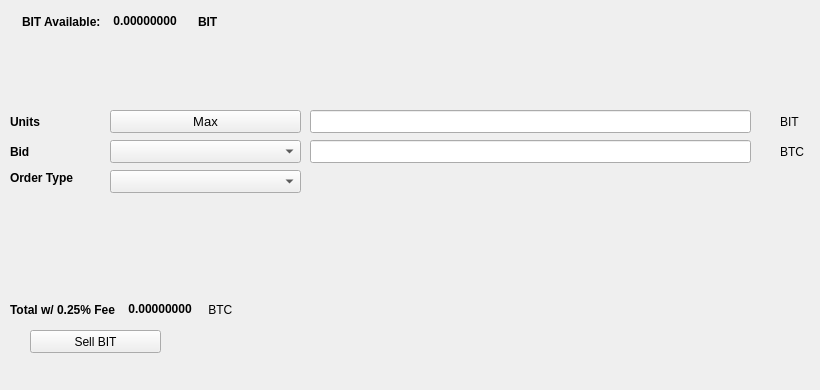
   <widget class="QWidget" name="SellTab">
    <attribute name="title">
     <string>Sell</string>
    </attribute>
    <widget class="QLabel" name="label_16">
     <property name="geometry">
      <rect>
       <x>780</x>
       <y>140</y>
       <width>31</width>
       <height>23</height>
      </rect>
     </property>
     <property name="text">
      <string>BTC</string>
     </property>
    </widget>
    <widget class="QComboBox" name="SellBidcomboBox">
     <property name="geometry">
      <rect>
       <x>110</x>
       <y>140</y>
       <width>191</width>
       <height>23</height>
      </rect>
     </property>
     <property name="font">
      <font>
       <pointsize>10</pointsize>
      </font>
     </property>
    </widget>
    <widget class="QLabel" name="label_18">
     <property name="geometry">
      <rect>
       <x>10</x>
       <y>110</y>
       <width>46</width>
       <height>23</height>
      </rect>
     </property>
     <property name="font">
      <font>
       <weight>75</weight>
       <bold>true</bold>
      </font>
     </property>
     <property name="text">
      <string>Units</string>
     </property>
    </widget>
    <widget class="QPushButton" name="Sell_Max_Amount">
     <property name="geometry">
      <rect>
       <x>110</x>
       <y>110</y>
       <width>191</width>
       <height>23</height>
      </rect>
     </property>
     <property name="font">
      <font>
       <pointsize>10</pointsize>
      </font>
     </property>
     <property name="text">
      <string>Max</string>
     </property>
    </widget>
    <widget class="QLabel" name="label_20">
     <property name="geometry">
      <rect>
       <x>10</x>
       <y>170</y>
       <width>91</width>
       <height>16</height>
      </rect>
     </property>
     <property name="font">
      <font>
       <weight>75</weight>
       <bold>true</bold>
      </font>
     </property>
     <property name="text">
      <string>Order Type</string>
     </property>
    </widget>
    <widget class="QComboBox" name="SellOrdertypeCombo">
     <property name="geometry">
      <rect>
       <x>110</x>
       <y>170</y>
       <width>191</width>
       <height>23</height>
      </rect>
     </property>
     <property name="font">
      <font>
       <pointsize>10</pointsize>
      </font>
     </property>
    </widget>
    <widget class="QLabel" name="label_21">
     <property name="geometry">
      <rect>
       <x>10</x>
       <y>140</y>
       <width>46</width>
       <height>23</height>
      </rect>
     </property>
     <property name="font">
      <font>
       <weight>75</weight>
       <bold>true</bold>
      </font>
     </property>
     <property name="text">
      <string>Bid</string>
     </property>
    </widget>
    <widget class="QLabel" name="label_22">
     <property name="geometry">
      <rect>
       <x>780</x>
       <y>110</y>
       <width>31</width>
       <height>23</height>
      </rect>
     </property>
     <property name="text">
      <string>BIT</string>
     </property>
    </widget>
    <widget class="QLineEdit" name="UnitsInputPIV">
     <property name="geometry">
      <rect>
       <x>310</x>
       <y>110</y>
       <width>441</width>
       <height>23</height>
      </rect>
     </property>
     <property name="font">
      <font>
       <pointsize>9</pointsize>
       <weight>75</weight>
       <bold>true</bold>
      </font>
     </property>
    </widget>
    <widget class="QLineEdit" name="SellBidPriceEdit">
     <property name="geometry">
      <rect>
       <x>310</x>
       <y>140</y>
       <width>441</width>
       <height>23</height>
      </rect>
     </property>
     <property name="font">
      <font>
       <pointsize>9</pointsize>
       <weight>75</weight>
       <bold>true</bold>
      </font>
     </property>
    </widget>
    <widget class="QPushButton" name="SellPIVBTN">
     <property name="geometry">
      <rect>
       <x>30</x>
       <y>330</y>
       <width>131</width>
       <height>23</height>
      </rect>
     </property>
     <property name="text">
      <string>Sell BIT</string>
     </property>
     <property name="icon">
      <iconset resource="../BitMoney">
       <normaloff>:/icons/bitcoin</normaloff>:/icons/bitcoin</iconset>
     </property>
    </widget>
    <widget class="QWidget" name="layoutWidget3">
     <property name="geometry">
      <rect>
       <x>22</x>
       <y>12</y>
       <width>258</width>
       <height>19</height>
      </rect>
     </property>
     <layout class="QHBoxLayout" name="horizontalLayout">
      <item>
       <widget class="QLabel" name="label232_2">
        <property name="font">
         <font>
          <weight>75</weight>
          <bold>true</bold>
         </font>
        </property>
        <property name="text">
         <string>BIT Available:</string>
        </property>
       </widget>
      </item>
      <item>
       <widget class="QLabel" name="PIVAvailableLabel">
        <property name="palette">
         <palette>
          <active>
           <colorrole role="WindowText">
            <brush brushstyle="SolidPattern">
             <color alpha="255">
              <red>0</red>
              <green>0</green>
              <blue>0</blue>
             </color>
            </brush>
           </colorrole>
           <colorrole role="Button">
            <brush brushstyle="SolidPattern">
             <color alpha="255">
              <red>0</red>
              <green>170</green>
              <blue>0</blue>
             </color>
            </brush>
           </colorrole>
           <colorrole role="Light">
            <brush brushstyle="SolidPattern">
             <color alpha="255">
              <red>0</red>
              <green>255</green>
              <blue>0</blue>
             </color>
            </brush>
           </colorrole>
           <colorrole role="Midlight">
            <brush brushstyle="SolidPattern">
             <color alpha="255">
              <red>0</red>
              <green>212</green>
              <blue>0</blue>
             </color>
            </brush>
           </colorrole>
           <colorrole role="Dark">
            <brush brushstyle="SolidPattern">
             <color alpha="255">
              <red>0</red>
              <green>85</green>
              <blue>0</blue>
             </color>
            </brush>
           </colorrole>
           <colorrole role="Mid">
            <brush brushstyle="SolidPattern">
             <color alpha="255">
              <red>0</red>
              <green>113</green>
              <blue>0</blue>
             </color>
            </brush>
           </colorrole>
           <colorrole role="Text">
            <brush brushstyle="SolidPattern">
             <color alpha="255">
              <red>0</red>
              <green>170</green>
              <blue>0</blue>
             </color>
            </brush>
           </colorrole>
           <colorrole role="BrightText">
            <brush brushstyle="SolidPattern">
             <color alpha="255">
              <red>255</red>
              <green>255</green>
              <blue>255</blue>
             </color>
            </brush>
           </colorrole>
           <colorrole role="ButtonText">
            <brush brushstyle="SolidPattern">
             <color alpha="255">
              <red>0</red>
              <green>0</green>
              <blue>0</blue>
             </color>
            </brush>
           </colorrole>
           <colorrole role="Base">
            <brush brushstyle="SolidPattern">
             <color alpha="255">
              <red>255</red>
              <green>255</green>
              <blue>255</blue>
             </color>
            </brush>
           </colorrole>
           <colorrole role="Window">
            <brush brushstyle="SolidPattern">
             <color alpha="255">
              <red>0</red>
              <green>170</green>
              <blue>0</blue>
             </color>
            </brush>
           </colorrole>
           <colorrole role="Shadow">
            <brush brushstyle="SolidPattern">
             <color alpha="255">
              <red>0</red>
              <green>0</green>
              <blue>0</blue>
             </color>
            </brush>
           </colorrole>
           <colorrole role="AlternateBase">
            <brush brushstyle="SolidPattern">
             <color alpha="255">
              <red>127</red>
              <green>212</green>
              <blue>127</blue>
             </color>
            </brush>
           </colorrole>
           <colorrole role="ToolTipBase">
            <brush brushstyle="SolidPattern">
             <color alpha="255">
              <red>255</red>
              <green>255</green>
              <blue>220</blue>
             </color>
            </brush>
           </colorrole>
           <colorrole role="ToolTipText">
            <brush brushstyle="SolidPattern">
             <color alpha="255">
              <red>0</red>
              <green>0</green>
              <blue>0</blue>
             </color>
            </brush>
           </colorrole>
          </active>
          <inactive>
           <colorrole role="WindowText">
            <brush brushstyle="SolidPattern">
             <color alpha="255">
              <red>0</red>
              <green>0</green>
              <blue>0</blue>
             </color>
            </brush>
           </colorrole>
           <colorrole role="Button">
            <brush brushstyle="SolidPattern">
             <color alpha="255">
              <red>0</red>
              <green>170</green>
              <blue>0</blue>
             </color>
            </brush>
           </colorrole>
           <colorrole role="Light">
            <brush brushstyle="SolidPattern">
             <color alpha="255">
              <red>0</red>
              <green>255</green>
              <blue>0</blue>
             </color>
            </brush>
           </colorrole>
           <colorrole role="Midlight">
            <brush brushstyle="SolidPattern">
             <color alpha="255">
              <red>0</red>
              <green>212</green>
              <blue>0</blue>
             </color>
            </brush>
           </colorrole>
           <colorrole role="Dark">
            <brush brushstyle="SolidPattern">
             <color alpha="255">
              <red>0</red>
              <green>85</green>
              <blue>0</blue>
             </color>
            </brush>
           </colorrole>
           <colorrole role="Mid">
            <brush brushstyle="SolidPattern">
             <color alpha="255">
              <red>0</red>
              <green>113</green>
              <blue>0</blue>
             </color>
            </brush>
           </colorrole>
           <colorrole role="Text">
            <brush brushstyle="SolidPattern">
             <color alpha="255">
              <red>0</red>
              <green>170</green>
              <blue>0</blue>
             </color>
            </brush>
           </colorrole>
           <colorrole role="BrightText">
            <brush brushstyle="SolidPattern">
             <color alpha="255">
              <red>255</red>
              <green>255</green>
              <blue>255</blue>
             </color>
            </brush>
           </colorrole>
           <colorrole role="ButtonText">
            <brush brushstyle="SolidPattern">
             <color alpha="255">
              <red>0</red>
              <green>0</green>
              <blue>0</blue>
             </color>
            </brush>
           </colorrole>
           <colorrole role="Base">
            <brush brushstyle="SolidPattern">
             <color alpha="255">
              <red>255</red>
              <green>255</green>
              <blue>255</blue>
             </color>
            </brush>
           </colorrole>
           <colorrole role="Window">
            <brush brushstyle="SolidPattern">
             <color alpha="255">
              <red>0</red>
              <green>170</green>
              <blue>0</blue>
             </color>
            </brush>
           </colorrole>
           <colorrole role="Shadow">
            <brush brushstyle="SolidPattern">
             <color alpha="255">
              <red>0</red>
              <green>0</green>
              <blue>0</blue>
             </color>
            </brush>
           </colorrole>
           <colorrole role="AlternateBase">
            <brush brushstyle="SolidPattern">
             <color alpha="255">
              <red>127</red>
              <green>212</green>
              <blue>127</blue>
             </color>
            </brush>
           </colorrole>
           <colorrole role="ToolTipBase">
            <brush brushstyle="SolidPattern">
             <color alpha="255">
              <red>255</red>
              <green>255</green>
              <blue>220</blue>
             </color>
            </brush>
           </colorrole>
           <colorrole role="ToolTipText">
            <brush brushstyle="SolidPattern">
             <color alpha="255">
              <red>0</red>
              <green>0</green>
              <blue>0</blue>
             </color>
            </brush>
           </colorrole>
          </inactive>
          <disabled>
           <colorrole role="WindowText">
            <brush brushstyle="SolidPattern">
             <color alpha="255">
              <red>0</red>
              <green>85</green>
              <blue>0</blue>
             </color>
            </brush>
           </colorrole>
           <colorrole role="Button">
            <brush brushstyle="SolidPattern">
             <color alpha="255">
              <red>0</red>
              <green>170</green>
              <blue>0</blue>
             </color>
            </brush>
           </colorrole>
           <colorrole role="Light">
            <brush brushstyle="SolidPattern">
             <color alpha="255">
              <red>0</red>
              <green>255</green>
              <blue>0</blue>
             </color>
            </brush>
           </colorrole>
           <colorrole role="Midlight">
            <brush brushstyle="SolidPattern">
             <color alpha="255">
              <red>0</red>
              <green>212</green>
              <blue>0</blue>
             </color>
            </brush>
           </colorrole>
           <colorrole role="Dark">
            <brush brushstyle="SolidPattern">
             <color alpha="255">
              <red>0</red>
              <green>85</green>
              <blue>0</blue>
             </color>
            </brush>
           </colorrole>
           <colorrole role="Mid">
            <brush brushstyle="SolidPattern">
             <color alpha="255">
              <red>0</red>
              <green>113</green>
              <blue>0</blue>
             </color>
            </brush>
           </colorrole>
           <colorrole role="Text">
            <brush brushstyle="SolidPattern">
             <color alpha="255">
              <red>0</red>
              <green>85</green>
              <blue>0</blue>
             </color>
            </brush>
           </colorrole>
           <colorrole role="BrightText">
            <brush brushstyle="SolidPattern">
             <color alpha="255">
              <red>255</red>
              <green>255</green>
              <blue>255</blue>
             </color>
            </brush>
           </colorrole>
           <colorrole role="ButtonText">
            <brush brushstyle="SolidPattern">
             <color alpha="255">
              <red>0</red>
              <green>85</green>
              <blue>0</blue>
             </color>
            </brush>
           </colorrole>
           <colorrole role="Base">
            <brush brushstyle="SolidPattern">
             <color alpha="255">
              <red>0</red>
              <green>170</green>
              <blue>0</blue>
             </color>
            </brush>
           </colorrole>
           <colorrole role="Window">
            <brush brushstyle="SolidPattern">
             <color alpha="255">
              <red>0</red>
              <green>170</green>
              <blue>0</blue>
             </color>
            </brush>
           </colorrole>
           <colorrole role="Shadow">
            <brush brushstyle="SolidPattern">
             <color alpha="255">
              <red>0</red>
              <green>0</green>
              <blue>0</blue>
             </color>
            </brush>
           </colorrole>
           <colorrole role="AlternateBase">
            <brush brushstyle="SolidPattern">
             <color alpha="255">
              <red>0</red>
              <green>170</green>
              <blue>0</blue>
             </color>
            </brush>
           </colorrole>
           <colorrole role="ToolTipBase">
            <brush brushstyle="SolidPattern">
             <color alpha="255">
              <red>255</red>
              <green>255</green>
              <blue>220</blue>
             </color>
            </brush>
           </colorrole>
           <colorrole role="ToolTipText">
            <brush brushstyle="SolidPattern">
             <color alpha="255">
              <red>0</red>
              <green>0</green>
              <blue>0</blue>
             </color>
            </brush>
           </colorrole>
          </disabled>
         </palette>
        </property>
        <property name="font">
         <font>
          <weight>75</weight>
          <bold>true</bold>
         </font>
        </property>
        <property name="text">
         <string> 0.00000000 </string>
        </property>
        <property name="textInteractionFlags">
         <set>Qt::LinksAccessibleByMouse|Qt::TextSelectableByKeyboard|Qt::TextSelectableByMouse</set>
        </property>
       </widget>
      </item>
      <item>
       <widget class="QLabel" name="labelPIV">
        <property name="font">
         <font>
          <weight>75</weight>
          <bold>true</bold>
         </font>
        </property>
        <property name="text">
         <string>BIT</string>
        </property>
       </widget>
      </item>
     </layout>
    </widget>
    <widget class="QWidget" name="layoutWidget">
     <property name="geometry">
      <rect>
       <x>10</x>
       <y>300</y>
       <width>268</width>
       <height>19</height>
      </rect>
     </property>
     <layout class="QHBoxLayout" name="horizontalLayout_2">
      <item>
       <widget class="QLabel" name="label_19">
        <property name="font">
         <font>
          <weight>75</weight>
          <bold>true</bold>
         </font>
        </property>
        <property name="text">
         <string>Total w/ 0.25% Fee </string>
        </property>
       </widget>
      </item>
      <item>
       <widget class="QLabel" name="SellCostLabel">
        <property name="palette">
         <palette>
          <active>
           <colorrole role="WindowText">
            <brush brushstyle="SolidPattern">
             <color alpha="255">
              <red>0</red>
              <green>0</green>
              <blue>0</blue>
             </color>
            </brush>
           </colorrole>
           <colorrole role="Button">
            <brush brushstyle="SolidPattern">
             <color alpha="255">
              <red>0</red>
              <green>170</green>
              <blue>0</blue>
             </color>
            </brush>
           </colorrole>
           <colorrole role="Light">
            <brush brushstyle="SolidPattern">
             <color alpha="255">
              <red>0</red>
              <green>255</green>
              <blue>0</blue>
             </color>
            </brush>
           </colorrole>
           <colorrole role="Midlight">
            <brush brushstyle="SolidPattern">
             <color alpha="255">
              <red>0</red>
              <green>212</green>
              <blue>0</blue>
             </color>
            </brush>
           </colorrole>
           <colorrole role="Dark">
            <brush brushstyle="SolidPattern">
             <color alpha="255">
              <red>0</red>
              <green>85</green>
              <blue>0</blue>
             </color>
            </brush>
           </colorrole>
           <colorrole role="Mid">
            <brush brushstyle="SolidPattern">
             <color alpha="255">
              <red>0</red>
              <green>113</green>
              <blue>0</blue>
             </color>
            </brush>
           </colorrole>
           <colorrole role="Text">
            <brush brushstyle="SolidPattern">
             <color alpha="255">
              <red>0</red>
              <green>170</green>
              <blue>0</blue>
             </color>
            </brush>
           </colorrole>
           <colorrole role="BrightText">
            <brush brushstyle="SolidPattern">
             <color alpha="255">
              <red>255</red>
              <green>255</green>
              <blue>255</blue>
             </color>
            </brush>
           </colorrole>
           <colorrole role="ButtonText">
            <brush brushstyle="SolidPattern">
             <color alpha="255">
              <red>0</red>
              <green>0</green>
              <blue>0</blue>
             </color>
            </brush>
           </colorrole>
           <colorrole role="Base">
            <brush brushstyle="SolidPattern">
             <color alpha="255">
              <red>255</red>
              <green>255</green>
              <blue>255</blue>
             </color>
            </brush>
           </colorrole>
           <colorrole role="Window">
            <brush brushstyle="SolidPattern">
             <color alpha="255">
              <red>0</red>
              <green>170</green>
              <blue>0</blue>
             </color>
            </brush>
           </colorrole>
           <colorrole role="Shadow">
            <brush brushstyle="SolidPattern">
             <color alpha="255">
              <red>0</red>
              <green>0</green>
              <blue>0</blue>
             </color>
            </brush>
           </colorrole>
           <colorrole role="AlternateBase">
            <brush brushstyle="SolidPattern">
             <color alpha="255">
              <red>127</red>
              <green>212</green>
              <blue>127</blue>
             </color>
            </brush>
           </colorrole>
           <colorrole role="ToolTipBase">
            <brush brushstyle="SolidPattern">
             <color alpha="255">
              <red>255</red>
              <green>255</green>
              <blue>220</blue>
             </color>
            </brush>
           </colorrole>
           <colorrole role="ToolTipText">
            <brush brushstyle="SolidPattern">
             <color alpha="255">
              <red>0</red>
              <green>0</green>
              <blue>0</blue>
             </color>
            </brush>
           </colorrole>
          </active>
          <inactive>
           <colorrole role="WindowText">
            <brush brushstyle="SolidPattern">
             <color alpha="255">
              <red>0</red>
              <green>0</green>
              <blue>0</blue>
             </color>
            </brush>
           </colorrole>
           <colorrole role="Button">
            <brush brushstyle="SolidPattern">
             <color alpha="255">
              <red>0</red>
              <green>170</green>
              <blue>0</blue>
             </color>
            </brush>
           </colorrole>
           <colorrole role="Light">
            <brush brushstyle="SolidPattern">
             <color alpha="255">
              <red>0</red>
              <green>255</green>
              <blue>0</blue>
             </color>
            </brush>
           </colorrole>
           <colorrole role="Midlight">
            <brush brushstyle="SolidPattern">
             <color alpha="255">
              <red>0</red>
              <green>212</green>
              <blue>0</blue>
             </color>
            </brush>
           </colorrole>
           <colorrole role="Dark">
            <brush brushstyle="SolidPattern">
             <color alpha="255">
              <red>0</red>
              <green>85</green>
              <blue>0</blue>
             </color>
            </brush>
           </colorrole>
           <colorrole role="Mid">
            <brush brushstyle="SolidPattern">
             <color alpha="255">
              <red>0</red>
              <green>113</green>
              <blue>0</blue>
             </color>
            </brush>
           </colorrole>
           <colorrole role="Text">
            <brush brushstyle="SolidPattern">
             <color alpha="255">
              <red>0</red>
              <green>170</green>
              <blue>0</blue>
             </color>
            </brush>
           </colorrole>
           <colorrole role="BrightText">
            <brush brushstyle="SolidPattern">
             <color alpha="255">
              <red>255</red>
              <green>255</green>
              <blue>255</blue>
             </color>
            </brush>
           </colorrole>
           <colorrole role="ButtonText">
            <brush brushstyle="SolidPattern">
             <color alpha="255">
              <red>0</red>
              <green>0</green>
              <blue>0</blue>
             </color>
            </brush>
           </colorrole>
           <colorrole role="Base">
            <brush brushstyle="SolidPattern">
             <color alpha="255">
              <red>255</red>
              <green>255</green>
              <blue>255</blue>
             </color>
            </brush>
           </colorrole>
           <colorrole role="Window">
            <brush brushstyle="SolidPattern">
             <color alpha="255">
              <red>0</red>
              <green>170</green>
              <blue>0</blue>
             </color>
            </brush>
           </colorrole>
           <colorrole role="Shadow">
            <brush brushstyle="SolidPattern">
             <color alpha="255">
              <red>0</red>
              <green>0</green>
              <blue>0</blue>
             </color>
            </brush>
           </colorrole>
           <colorrole role="AlternateBase">
            <brush brushstyle="SolidPattern">
             <color alpha="255">
              <red>127</red>
              <green>212</green>
              <blue>127</blue>
             </color>
            </brush>
           </colorrole>
           <colorrole role="ToolTipBase">
            <brush brushstyle="SolidPattern">
             <color alpha="255">
              <red>255</red>
              <green>255</green>
              <blue>220</blue>
             </color>
            </brush>
           </colorrole>
           <colorrole role="ToolTipText">
            <brush brushstyle="SolidPattern">
             <color alpha="255">
              <red>0</red>
              <green>0</green>
              <blue>0</blue>
             </color>
            </brush>
           </colorrole>
          </inactive>
          <disabled>
           <colorrole role="WindowText">
            <brush brushstyle="SolidPattern">
             <color alpha="255">
              <red>0</red>
              <green>85</green>
              <blue>0</blue>
             </color>
            </brush>
           </colorrole>
           <colorrole role="Button">
            <brush brushstyle="SolidPattern">
             <color alpha="255">
              <red>0</red>
              <green>170</green>
              <blue>0</blue>
             </color>
            </brush>
           </colorrole>
           <colorrole role="Light">
            <brush brushstyle="SolidPattern">
             <color alpha="255">
              <red>0</red>
              <green>255</green>
              <blue>0</blue>
             </color>
            </brush>
           </colorrole>
           <colorrole role="Midlight">
            <brush brushstyle="SolidPattern">
             <color alpha="255">
              <red>0</red>
              <green>212</green>
              <blue>0</blue>
             </color>
            </brush>
           </colorrole>
           <colorrole role="Dark">
            <brush brushstyle="SolidPattern">
             <color alpha="255">
              <red>0</red>
              <green>85</green>
              <blue>0</blue>
             </color>
            </brush>
           </colorrole>
           <colorrole role="Mid">
            <brush brushstyle="SolidPattern">
             <color alpha="255">
              <red>0</red>
              <green>113</green>
              <blue>0</blue>
             </color>
            </brush>
           </colorrole>
           <colorrole role="Text">
            <brush brushstyle="SolidPattern">
             <color alpha="255">
              <red>0</red>
              <green>85</green>
              <blue>0</blue>
             </color>
            </brush>
           </colorrole>
           <colorrole role="BrightText">
            <brush brushstyle="SolidPattern">
             <color alpha="255">
              <red>255</red>
              <green>255</green>
              <blue>255</blue>
             </color>
            </brush>
           </colorrole>
           <colorrole role="ButtonText">
            <brush brushstyle="SolidPattern">
             <color alpha="255">
              <red>0</red>
              <green>85</green>
              <blue>0</blue>
             </color>
            </brush>
           </colorrole>
           <colorrole role="Base">
            <brush brushstyle="SolidPattern">
             <color alpha="255">
              <red>0</red>
              <green>170</green>
              <blue>0</blue>
             </color>
            </brush>
           </colorrole>
           <colorrole role="Window">
            <brush brushstyle="SolidPattern">
             <color alpha="255">
              <red>0</red>
              <green>170</green>
              <blue>0</blue>
             </color>
            </brush>
           </colorrole>
           <colorrole role="Shadow">
            <brush brushstyle="SolidPattern">
             <color alpha="255">
              <red>0</red>
              <green>0</green>
              <blue>0</blue>
             </color>
            </brush>
           </colorrole>
           <colorrole role="AlternateBase">
            <brush brushstyle="SolidPattern">
             <color alpha="255">
              <red>0</red>
              <green>170</green>
              <blue>0</blue>
             </color>
            </brush>
           </colorrole>
           <colorrole role="ToolTipBase">
            <brush brushstyle="SolidPattern">
             <color alpha="255">
              <red>255</red>
              <green>255</green>
              <blue>220</blue>
             </color>
            </brush>
           </colorrole>
           <colorrole role="ToolTipText">
            <brush brushstyle="SolidPattern">
             <color alpha="255">
              <red>0</red>
              <green>0</green>
              <blue>0</blue>
             </color>
            </brush>
           </colorrole>
          </disabled>
         </palette>
        </property>
        <property name="font">
         <font>
          <weight>75</weight>
          <bold>true</bold>
         </font>
        </property>
        <property name="autoFillBackground">
         <bool>false</bool>
        </property>
        <property name="text">
         <string> 0.00000000</string>
        </property>
        <property name="textInteractionFlags">
         <set>Qt::LinksAccessibleByMouse|Qt::TextSelectableByMouse</set>
        </property>
       </widget>
      </item>
      <item>
       <widget class="QLabel" name="label_17">
        <property name="font">
         <font>
          <weight>50</weight>
          <bold>false</bold>
         </font>
        </property>
        <property name="text">
         <string> BTC</string>
        </property>
       </widget>
      </item>
     </layout>
    </widget>
    <widget class="QLabel" name="label_23">
     <property name="geometry">
      <rect>
       <x>460</x>
       <y>300</y>
       <width>281</width>
       <height>81</height>
      </rect>
     </property>
     <property name="text">
      <string/>
     </property>
     <property name="pixmap">
      <pixmap>:/images/bittrex</pixmap>
     </property>
    </widget>
   </widget>
